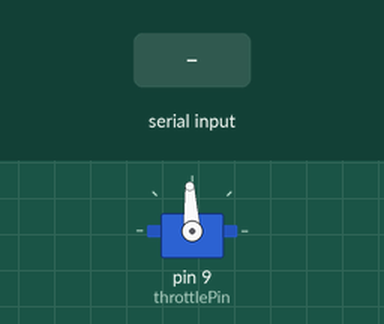
Bench run of a sketch on a simulated Arduino Uno, built with avr-gcc and run on an emulated ATmega328P. Parts: servo. The test bench sets the inputs (shaded band).

Above: at 8.2 s.
8.3 s: "S90\n" received over Serial
At 9.67 s:
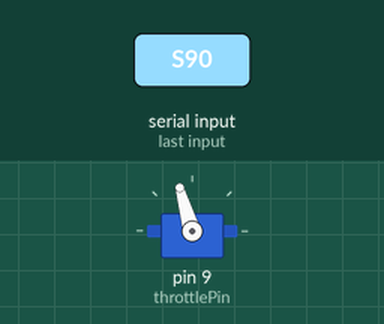
At 13.9 s:
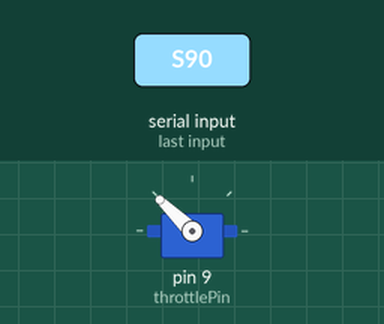
Timing chart, 0 to 15.4 s (numbered marks = the images above; inputs shaded):
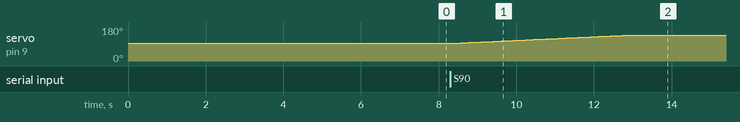

Measured:
- after the input at 8.3 s, servo on pin 9 (throttlePin): moves from 93° to 136° over 4.4 s, starting after 0.08 s

The sketch:

motorControl.ino
```cpp
// Author: James Crossley, 21480395
/* Using adapted code from Justin's code for his initial motor control. Added a scaled functionality to allow for a range of speeds to be sent to the motor.
   This is done by sending a string with the first character being 'S' and the second being the speed. The speed is then mapped to a range of 0-180,
   which is then mapped to a pulse width of 1000-2000 microseconds. The ESC is then set to this pulse width.
*/

#include <Servo.h>

Servo esc;
int throttlePin = 9;

int mappedSpeed;
int motorSpeed;
int throttleSpeed;

String lastCommand = "F";

int currentPulseWidth = 1500;
int targetPulseWidth = 1500;

void setup() {
  esc.attach(throttlePin);
  initializeESC();
  Serial.begin(115200);
  adjustThrottle(1500);
}

void adjustThrottle(int newTarget) {
  targetPulseWidth = newTarget;
  while (currentPulseWidth != targetPulseWidth) {
    if (currentPulseWidth < targetPulseWidth) {
      currentPulseWidth++;
    } else {
      currentPulseWidth--;
    }
    esc.writeMicroseconds(currentPulseWidth);
    delay(10);
  }
}

void loop() {
  lastCommand = "Nothing";
  if (Serial.available()) {
    String command = Serial.readStringUntil('\n');
    if (command.length() > 0) {
      lastCommand = command;
    }
    else
    {
      lastCommand = "No command";
    }
  }

  //Serial.print("Median Distance: ");
  //Serial.println(distance);

  if (lastCommand[0] == 'S'){ // Speed command received. A non speed command will be ignored with CAV speed preserved.
    if (lastCommand.length() > 1) {
      int motorSpeed = lastCommand.substring(1).toInt();
      //Serial.println("Motor speed: " + String(motorSpeed));
      if (motorSpeed >= -100 && motorSpeed <= 100) {
        mappedSpeed = map(motorSpeed, -100, 100, 0, 180);
        //Serial.println("Mapped speed: " + String(mappedSpeed));
        throttleSpeed = map(mappedSpeed, 0, 180, 1000, 2000);
        //Serial.println("Throttle Speed: " + String(throttleSpeed));
        adjustThrottle(throttleSpeed);
      }
    }
    /*else {
      adjustThrottle(1500); // Stop command
      /* TODO: Possibly have a message sent back to the client to confirm an error. Should be handled in the client code tho.
      This also is entered when no command has been received too.
    }*/
  }
}

void initializeESC() {
  //Serial.println("Initializing ESC.");
  esc.writeMicroseconds(1500);
  delay(7000);
  //Serial.println("ESC is ready!");
}

void sort(unsigned int arr[], int n) {
  for (int i = 0; i < n-1; i++) {
    for (int j = 0; j < n-i-1; j++) {
      if (arr[j] > arr[j+1]) {
        unsigned int temp = arr[j];
        arr[j] = arr[j+1];
        arr[j+1] = temp;
      }
    }
  }
}
```
